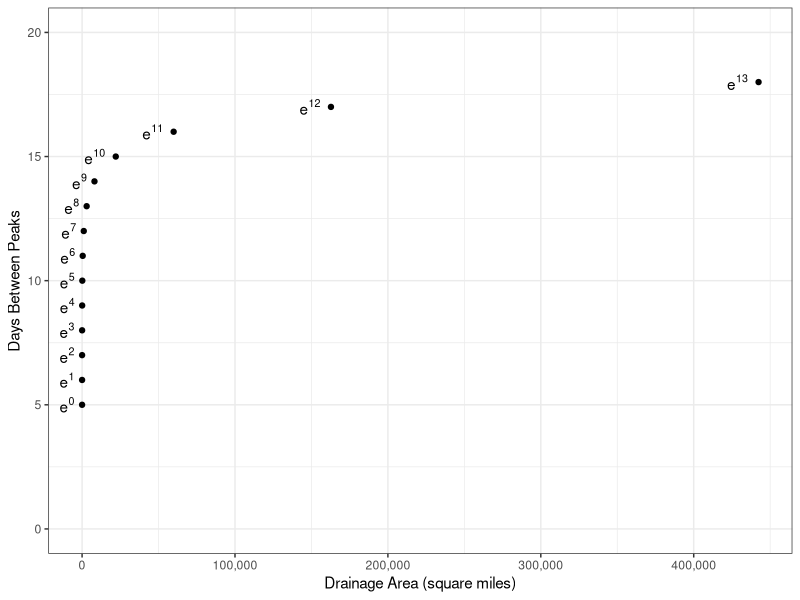

Recreate this plot in R.
## ---- chunk 1
library(tidyverse)

# Computes a time separation criterion, in days, between events in a PDS to ensure independence
# U.S. Water Resources Council, 1976
# DA drainage area in square miles
# Returns days between events
B17_days_between <- function(DA) {
  ceiling(5 + log(DA))
}
## ---- chunk 2
DA <- exp(0:13) # Natural log spacing
t <- B17_days_between(DA) # Days between, t

DA_t <- tibble(DA = DA,
               t = t,
               exp_label = paste0("e^", round(log(DA), 2)))
## ---- chunk 3
ggplot(DA_t, aes(x = DA, y = t)) +
  geom_point() +
  geom_text(aes(label = exp_label), parse = TRUE, hjust = 1.5) +
  scale_x_continuous(labels = scales::label_comma()) +
  xlab("Drainage Area (square miles)") +
  ylab("Days Between Peaks") +
  ylim(0, 20) +
  theme_bw()
